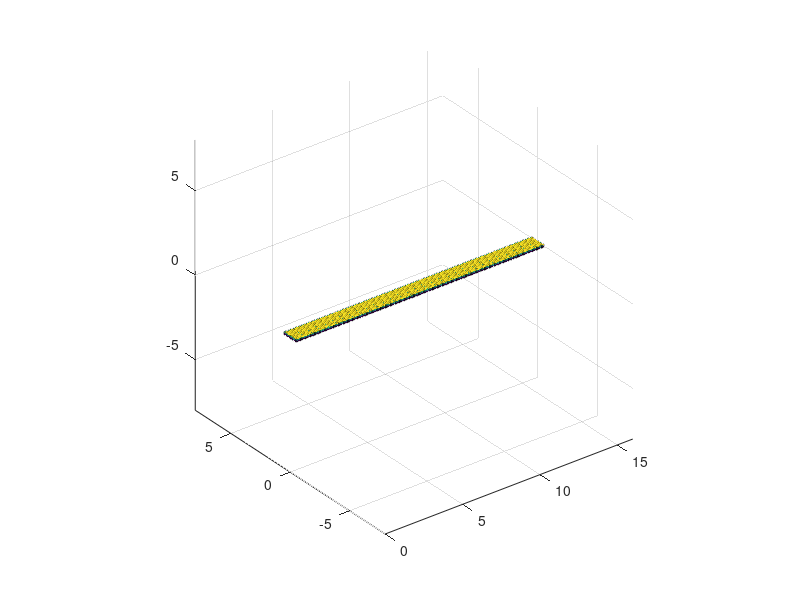

MATLAB code for this plot: (Note: this script raises an error after producing the figure.)
clc;
clear;
close all;

figure()
load('test/grids.txt')
load('test/connect.txt')
trisurf(connect,grids(:,1),grids(:,2),grids(:,3));
axis equal tight

%subcase number
m = 3;
% mode number
n = 5;
% scaling factor
sf = 20;

%% mode shape plot
figure();
% add reference data
load('test/ref_mode_shapes_data_wingbox.mat');
h1 = trisurf(connect,sf*squeeze(mode_shapes(m,n,1,:))+grids(:,1),...
    sf*squeeze(mode_shapes(m,n,2,:))+grids(:,2),...
    sf*squeeze(mode_shapes(m,n,3,:))+grids(:,3),'FaceColor','k','FaceAlpha',0.5);
axis equal tight
box off
hold on

% add initial mistuned data
load('test/initial_mistuned_mode_shapes_data_wingbox.mat');
h2 = trisurf(connect,-sf*squeeze(mode_shapes(m,n,1,:))+grids(:,1),...
    -sf*squeeze(mode_shapes(m,n,2,:))+grids(:,2),...
    -sf*squeeze(mode_shapes(m,n,3,:))+grids(:,3),'FaceColor','b');

% add converged FEM data
load('test/final_mode_shapes_data_wingbox.mat');
h3 = trisurf(connect,sf*squeeze(mode_shapes(m,n,1,:))+grids(:,1),...
    sf*squeeze(mode_shapes(m,n,2,:))+grids(:,2),...
    sf*squeeze(mode_shapes(m,n,3,:))+grids(:,3),'FaceColor','r');
xlabel('Span [m]','FontSize',15)
ylabel('Chord [m]','FontSize',15)
zlabel('Amplitude','FontSize',15)
legend([h1, h2, h3], {'Reference FEM', 'Initial mistuned FEM', 'Calibrated FEM'},'FontSize',15);
hold off

%% static displacement plot for comparing 
figure();
% add reference FEM
load('test/ref_mode_shapes_data_wingbox.mat');
h1 = trisurf(connect,squeeze(static_displacement(m,1,:))+grids(:,1),...
    squeeze(static_displacement(m,2,:))+grids(:,2),...
    squeeze(static_displacement(m,3,:))+grids(:,3),'FaceAlpha',0.5,'FaceColor','k');
axis equal tight
xlabel('Span [m]','FontSize',15)
ylabel('Chord [m]','FontSize',15)
zlabel('Vertical displacement','FontSize',15)
hold on

% add initial mistuned FEM
load('test/initial_mistuned_mode_shapes_data_wingbox.mat');
h2 = trisurf(connect,squeeze(static_displacement(m,1,:))+grids(:,1),...
    squeeze(static_displacement(m,2,:))+grids(:,2),...
    squeeze(static_displacement(m,3,:))+grids(:,3),'FaceColor','b');

% add final mistuned FEM
load('test/final_mode_shapes_data_wingbox.mat');
h3 = trisurf(connect,squeeze(static_displacement(m,1,:))+grids(:,1),...
    squeeze(static_displacement(m,2,:))+grids(:,2),...
    squeeze(static_displacement(m,3,:))+grids(:,3),'FaceColor','r');
xlabel('Span [m]','FontSize',15)
ylabel('Chord [m]','FontSize',15)
zlabel('Vertical displacement','FontSize',15)
legend([h1, h2, h3], {'Reference FEM', 'Initial mistuned FEM', 'Calibrated FEM'},'FontSize',15);
box off
hold off

%% static displacement plot for the different load cases
figure();
% add reference FEM
load('test/ref_mode_shapes_data_wingbox.mat');

% subcase 1
h1 = trisurf(connect,squeeze(static_displacement(1,1,:))+grids(:,1),...
    squeeze(static_displacement(1,2,:))+grids(:,2),...
    squeeze(static_displacement(1,3,:))+grids(:,3),'FaceAlpha',0.5,'FaceColor','k');
axis equal tight
xlabel('Span [m]','FontSize',15)
ylabel('Chord [m]','FontSize',15)
zlabel('Vertical displacement','FontSize',15)
hold on

% subcase 2
h2 = trisurf(connect,squeeze(static_displacement(2,1,:))+grids(:,1),...
    squeeze(static_displacement(2,2,:))+grids(:,2),...
    squeeze(static_displacement(2,3,:))+grids(:,3),'FaceColor','b');

% subcase 3
load('test/final_mode_shapes_data_wingbox.mat');
h3 = trisurf(connect,squeeze(static_displacement(3,1,:))+grids(:,1),...
    squeeze(static_displacement(3,2,:))+grids(:,2),...
    squeeze(static_displacement(3,3,:))+grids(:,3),'FaceColor','r');
xlabel('Span [m]','FontSize',15)
ylabel('Chord [m]','FontSize',15)
zlabel('Vertical displacement','FontSize',15)
legend([h1, h2, h3], {'No Load', '-1 g', '2.5 g'},'FontSize',15);
box off
hold off